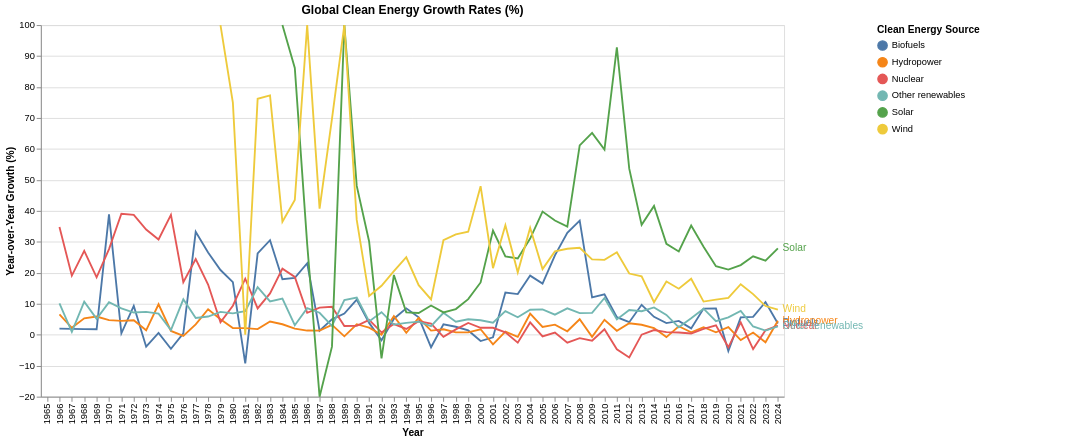

Source (notebook cell):
### Markdown cell above
Observations:
- Hydropower has been and steady increase over the years
- Nuclear reachs its peak arounf 2000 and staggering since then.
- Wind and Solar is exponentially increasing in the past two decades.

### Code cell
change_of_world_energy_consumption_by_source_and_year_base = alt.Chart(world_energy_consumption_by_source_and_year_df).encode(
    x=alt.X('Year:O', title='Year'),
    y=alt.Y('Percent Change:Q', title='Year-over-Year Growth (%)', scale=alt.Scale(domain=[-20, 100], clamp=True)),
    color=alt.Color('Clean Energy Source:N', legend=alt.Legend(orient="right", offset=100))
)

change_of_world_energy_consumption_by_source_and_year_lines = change_of_world_energy_consumption_by_source_and_year_base.mark_line().encode(
    tooltip=['Year', 'Clean Energy Source', 'Percent Change']
)

change_of_world_energy_consumption_by_source_and_year_labels_right = change_of_world_energy_consumption_by_source_and_year_base.mark_text(align='left', dx=5).encode(
    text='Clean Energy Source:N'
).transform_filter(
    alt.datum.Year == 2024
)

(change_of_world_energy_consumption_by_source_and_year_lines + change_of_world_energy_consumption_by_source_and_year_labels_right).properties(
    title='Global Clean Energy Growth Rates (%)',
    width=800,
    height=400,
    padding={'left': 5, 'top': 5, 'right': 120, 'bottom': 5}
)

### Figure 1 — Vega-Lite specification as saved in the notebook (floating-point values rounded to 4 significant figures; data arrays with more than 128 entries replaced by an {"elided": "..."} marker saying what was removed)
{"config": {"view": {"continuousWidth": 300, "continuousHeight": 300}}, "layer": [{"mark": {"type": "line"}, "encoding": {"color": {"field": "Clean Energy Source", "legend": {"offset": 100, "orient": "right"}, "type": "nominal"}, "tooltip": [{"field": "Year", "type": "quantitative"}, {"field": "Clean Energy Source", "type": "nominal"}, {"field": "Percent Change", "type": "quantitative"}], "x": {"field": "Year", "title": "Year", "type": "ordinal"}, "y": {"field": "Percent Change", "scale": {"clamp": true, "domain": [-20, 100]}, "title": "Year-over-Year Growth (%)", "type": "quantitative"}}}, {"mark": {"type": "text", "align": "left", "dx": 5}, "encoding": {"color": {"field": "Clean Energy Source", "legend": {"offset": 100, "orient": "right"}, "type": "nominal"}, "text": {"field": "Clean Energy Source", "type": "nominal"}, "x": {"field": "Year", "title": "Year", "type": "ordinal"}, "y": {"field": "Percent Change", "scale": {"clamp": true, "domain": [-20, 100]}, "title": "Year-over-Year Growth (%)", "type": "quantitative"}}, "transform": [{"filter": "(datum.Year === 2024)"}]}], "data": {"name": "data-e6b22b0b6488864ef6daea57dd18965b"}, "height": 400, "padding": {"left": 5, "top": 5, "right": 120, "bottom": 5}, "title": "Global Clean Energy Growth Rates (%)", "width": 800, "$schema": "https://vega.github.io/schema/vega-lite/v5.20.1.json", "datasets": {"data-e6b22b0b6488864ef6daea57dd18965b": {"elided": "360 records"}}}
